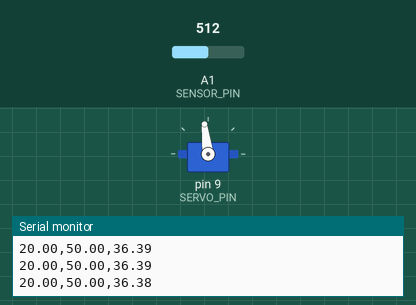
Bench run of a sketch on a simulated Arduino Uno, built with avr-gcc and run on an emulated ATmega328P. Parts: servo, the last lines printed to the serial monitor. The test bench sets the inputs (shaded band); at power-on: A1 (SENSOR_PIN) = 512.

Above: at 1.2 s.
1.3 s: A1 (SENSOR_PIN) set to 716
4.3 s: A1 (SENSOR_PIN) set to 823
7.3 s: A1 (SENSOR_PIN) set to 849
At 8.0 s:
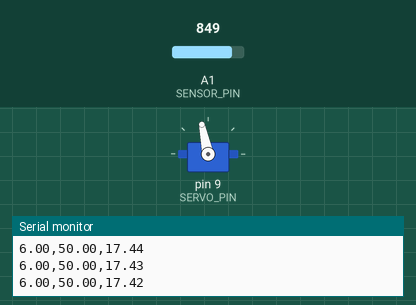
9.6 s: A1 (SENSOR_PIN) set to 122
At 10.5 s:
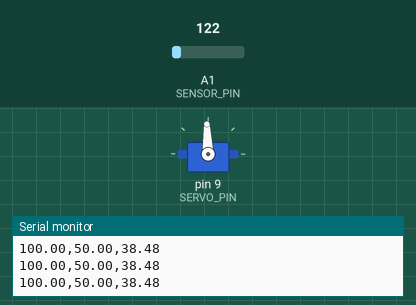
Timing chart, 0 to 12.2 s (numbered marks = the images above; inputs shaded):
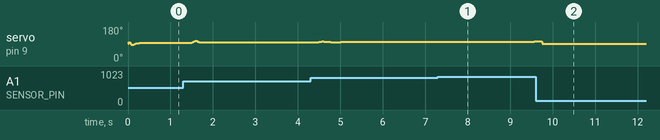

Measured:
- after the input at 7.3 s, servo on pin 9 (SERVO_PIN): 102° → 103° after 0.20 s instead of 1.1 s
- after the input at 9.6 s, servo on pin 9 (SERVO_PIN): 104° → 92° after 0.14 s

The sketch:

BalancingBeam.ino
```cpp
/**
  This program is used to balance
  a ball rolling on a beam. It uses
  an IR-Sensor for measurment and a
  PID-Controller controls the servo's output
  for lift.
  -----------------------------------------------------------
  Libraries used:
  PID - https://github.com/br3ttb/Arduino-PID-Library
  Servo - https://github.com/arduino-libraries/Servo
  IR-Sensor - https://github.com/DrGFreeman/SharpDistSensor
  -----------------------------------------------------------
  Code by: Magnus Øye, Dated: 06.02-2019
  Version: 1.9
  Contact: magnus.oye@gmail.com
  Website: https://github.com/magnusoy/BalancingBeam
*/


/**
  HOW IT WORKS:

      If DEBUG is false:
              Open Serial Monitor and write any number
              between 0 - 100 to change setvalue.

              Open Serial Plotter to watch values
              being plotted in real time.

      If DEBUG is true:
              Open Serial Monitor and you will now be
              able to change PID parameters by writing
              in the following format: 1.5:0.6:0.2
              to change kp, ki, kd params.
*/


// Including necessary libraries
#include <PID_v1.h>
#include <Servo.h>
#include <SharpDistSensor.h>
#include <Filters.h>

// Turn ON/OFF debug functionality to Serial Monitor
const boolean DEBUG = false;

// Defining global variables for recieving data
boolean newData = false;
const byte numChars = 32;
char receivedChars[numChars]; // An array to store the received data

// Constants representing the states in the state machine
const int S_IDLE = 0;
const int S_RUNNING = 1;
int currentState = S_IDLE; // A variable holding the current state

// Defining servo object
const int SERVO_PIN = 9;
const int START_POS = 92; // In degrees
const int SERVO_RANGE = 15; // In degrees
const int SERVO_LIMIT_LOW = START_POS + SERVO_RANGE;  // In degrees
const int SERVO_LIMIT_HIGH = START_POS - SERVO_RANGE; //In degrees
Servo servo;

// Defining sensor object
const int SENSOR_PIN = A1;
// Window size of the median filter (odd number, 1 = no filtering)
const byte mediumFilterWindowSize = 30;
SharpDistSensor irSensor(SENSOR_PIN, mediumFilterWindowSize);

// filters out changes faster that 5 Hz.
float filterFrequency = 2.8;

// create a one pole (RC) lowpass filter
FilterOnePole lowpassFilter(LOWPASS, filterFrequency);

// Defining PID variables
const double HIGHER_LIMIT = 100.0;
const double LOWER_LIMIT = 0.0;
double kp = 0.28;
double ki = 0.1;
double kd = 0.62;
double actualValue = 0.0;
double setValue = 50.0; // Initial setvalue
double PIDOutput = 0.0;
PID pid(&actualValue, &PIDOutput, &setValue, kp, ki, kd, REVERSE);


// Configures hardware (digital outputs) and serial comm.
void setup() {
  Serial.begin(19200); // Starts Serial communication

  servo.attach(SERVO_PIN);
  setDefaultPosition(START_POS);

  // Set sensor model
  irSensor.setModel(SharpDistSensor::GP2Y0A60SZLF_5V);

  pid.SetMode(AUTOMATIC);
  pid.SetOutputLimits(LOWER_LIMIT, HIGHER_LIMIT);
}

// Main loop
void loop() {
  actualValue = getDistanceInPercent();
  readStringFromSerial();
  if (DEBUG) {
    changeConfigurations();
  } else if ((!DEBUG) && (Serial.available() > 0)) {
    changeSetvalue();
  }
  switch (currentState) {
    case S_IDLE:
      setDefaultPosition(START_POS);
      if (isBallOn(actualValue)) {
        // Waiting for ball
        changeStateTo(S_RUNNING);
      }
      break;

    case S_RUNNING:
      double gap = setValue - actualValue;
      updatePosition(gap);
      if (!isBallOn(actualValue)) {
        changeStateTo(S_IDLE);
      }
      break;

    default:
      servo.detach();
  }
  printSystemStatus();
}

/**
   Fetches the converted
   measured value from sensor

   @return converted measurment in %
*/
int getDistanceInPercent() {
  float distance = irSensor.getDist();
  distance = constrain(distance, 20, 600);
  distance = map(distance, 20, 600, 0, 100);
  return distance;
}

/**
   Checks if the ball is placed
   within the measruement margins.

   @param pin position of sensor
   @return state of the ball (true / false)
*/
boolean isBallOn(float currentPosition) {
  boolean state = false;
  if (currentPosition <= 99) {
    state = true;
  }
  return state;
}

/**
  Recieves a % between 0 - 100 and sets the
  servo position between the limits.

  @param pos The position to set the servo to in %
  @param limitLow The lowest it can go in degrees
  @param limitHigh The highest it can go in degrees
*/
void setServoPos(float pos, int limitLow, int limitHigh) {
  pos = constrain(pos, 0, 100);
  pos = map(pos, 0, 100, limitLow, limitHigh);
  servo.write(pos);
}

/**
   Updates the servoposition
   to the new PID-output.
*/
void updatePosition(double gap) {
  double filteredOutput = 0.0;
  if (gap < 10) {
    pid.SetTunings(kp, ki, kd);
  } else {
    pid.SetTunings(0.4, 0.05, 0.5);
  }
  pid.Compute();
  lowpassFilter.input(PIDOutput);
  setServoPos(lowpassFilter.output(), SERVO_LIMIT_LOW, SERVO_LIMIT_HIGH);
}

/**
  Fetches an integer number
  from the Serial Terminal.

  @return recieved integer from
          Serial Terminal.
*/
int readNumberFromSerial() {
  static byte ndx = 0;
  char endMarker = '\n';
  char rc = Serial.read();

  if (rc != endMarker) {
    receivedChars[ndx] = rc;
    ndx++;
    if (ndx >= numChars) {
      ndx = numChars - 1;
    }
  } else {
    receivedChars[ndx] = '\0'; // Terminate the string
    ndx = 0;
    newData = true;
  }
  return atoi(receivedChars);
}

/**
   Changes the setvalue to the
   value recieved from serial.
*/
void changeSetvalue() {
  int bufferValue = readNumberFromSerial();
  if ((bufferValue <= HIGHER_LIMIT) && (bufferValue >= LOWER_LIMIT)) {
    setValue = bufferValue;
  }
}

/**
  Set default servo position,
  pid output and reset the output
  from the PID 'Ki' condition.

   @param position in degrees
*/
void setDefaultPosition(int pos) {
  pid.ResetOutputSum();
  servo.write(pos);
  PIDOutput = 50;
}

/**
   Prints the state to Serial Monitor as a text, based
   on the state-constant provided as the parameter state

   @param state The state to print the text-representation for
*/
void printState(int state) {
  switch (state) {
    case S_IDLE:
      Serial.print("S_IDLE");
      break;

    case S_RUNNING:
      Serial.print("S_RUNNING");
      break;

    default:
      Serial.print("!!UNKNOWN!!");
      break;
  }
}

/**
  Updates the PID parameters if it detects new
  data in Serial Monitor in the following format->
  1.0:0.2:0.0 where ':' seperates the values.
  Alternative add another ':' to change setValue aswell.
*/
void changeConfigurations() {
  if (newData) {
    kp = getValueFromSerial(receivedChars, ':', 0).toDouble();
    ki = getValueFromSerial(receivedChars, ':', 1).toDouble();
    kd = getValueFromSerial(receivedChars, ':', 2).toDouble();
    if (getValueFromSerial(receivedChars, ':', 3).toDouble() > 1) {
      setValue = getValueFromSerial(receivedChars, ':', 3).toDouble();
    }
    newData = false;
  }
}

/**
   Change the state of the statemachine to the new state
   given by the parameter newState

   @param newState The new state to set the statemachine to
*/
void changeStateTo(int newState) {
  currentState = newState;
}

/**
   Prints the systemstate to Serial Monitor as a text.
   Dependent on DEBUG to show either information or
   raw values for Serial Plotter.
*/
void printSystemStatus() {
  if (DEBUG) {
    String content = " Actual: " + String(actualValue) +
                     " Set: " + String(setValue) +
                     " Output: " + String(PIDOutput) +
                     " Params: " + String(pid.GetKp()) +
                     ", " + String(pid.GetKi()) +
                     ", " + String(pid.GetKd());
    Serial.print("State: ");
    printState(currentState);
    Serial.println(content);
  } else {
    plotValues();
  }
}

/**
  Sends important data to Serial Plotter
  for graphing.
*/
void plotValues() {
  Serial.print(actualValue);
  Serial.print(",");
  Serial.print(setValue);
  Serial.print(",");
  Serial.println(lowpassFilter.output());
}

/**
  Reads a string from Serial Monitor.
*/
void readStringFromSerial() {
  static byte ndx = 0;
  char endMarker = '\n';
  char rc;

  while ((Serial.available() > 0) && (!newData)) {
    rc = Serial.read();

    if (rc != endMarker) {
      receivedChars[ndx] = rc;
      ndx++;
      if (ndx >= numChars) {
        ndx = numChars - 1;
      }
    } else {
      receivedChars[ndx] = '\0'; // Terminate the string
      ndx = 0;
      newData = true;
    }
  }
}

/**
  Fetches the value from a substring,
  wich is seperated with a given symbol.

  @param data your String to be seperated
  @param seperator your symbol to seperate by
  @param index where your value is located

  @return substring before seperator

*/
String getValueFromSerial(String data, char separator, int index) {
  int found = 0;
  int strIndex[] = { 0, -1 };
  int maxIndex = data.length() - 1;

  for (int i = 0; i <= maxIndex && found <= index; i++) {
    if (data.charAt(i) == separator || i == maxIndex) {
      found++;
      strIndex[1] = (i == maxIndex) ? i + 1 : i;
    }
  }
  strIndex[0] = strIndex[1] + 1;
  return found > index ? data.substring(strIndex[0], strIndex[1]) : "";
}
```
